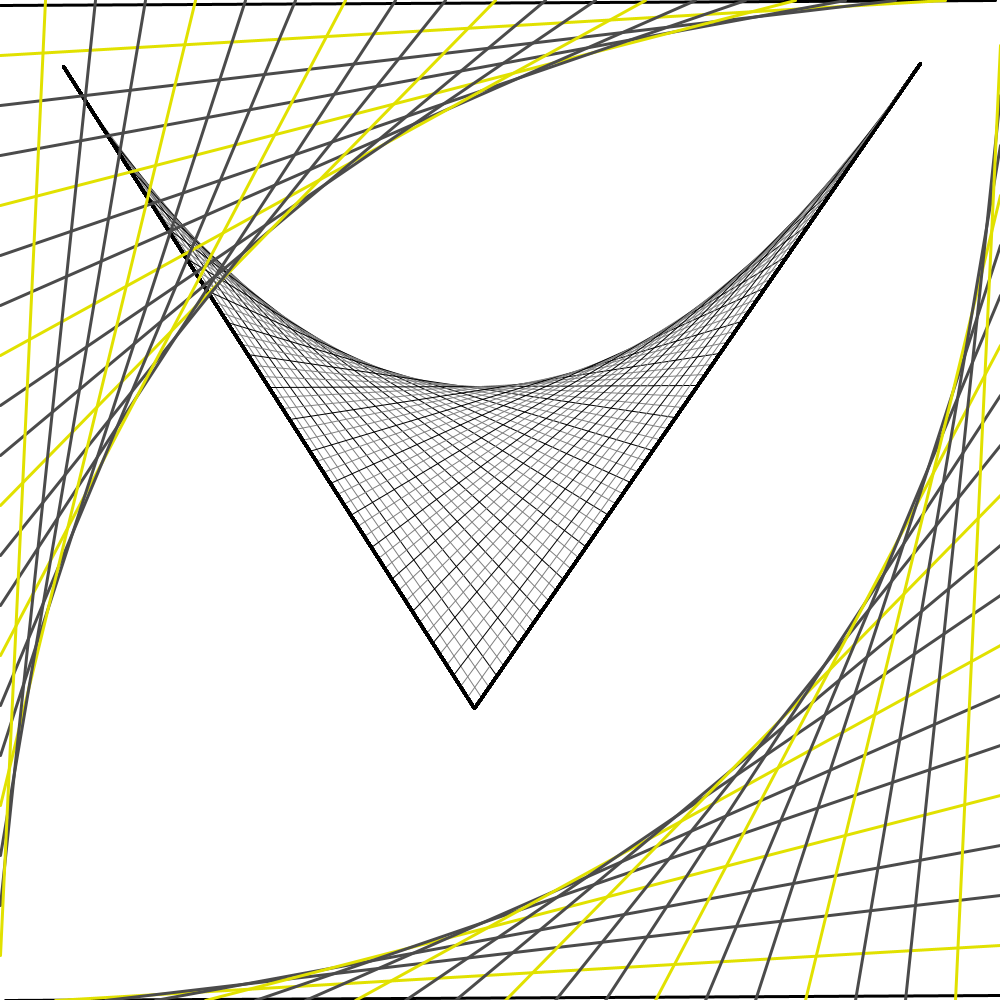
Frame 1 (no input)
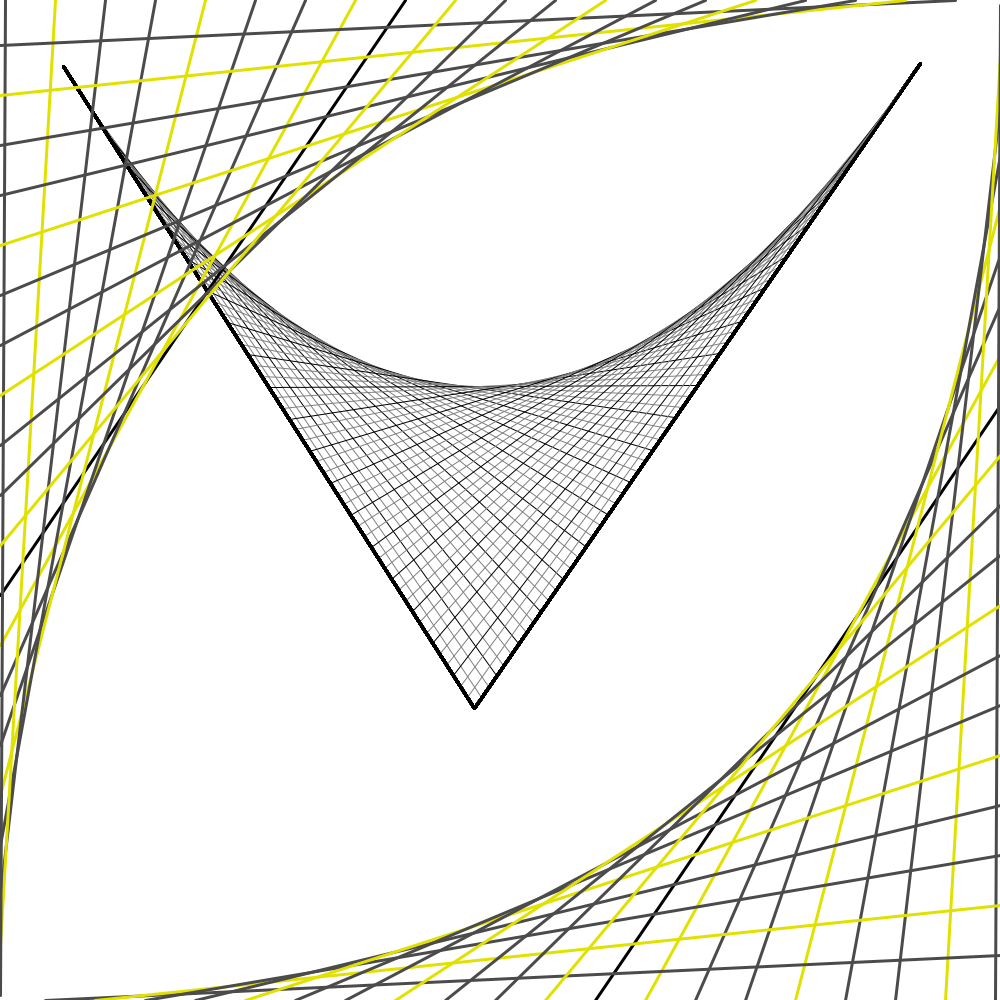
Frame 60 (the mouse pressed at the canvas centre just before this capture)
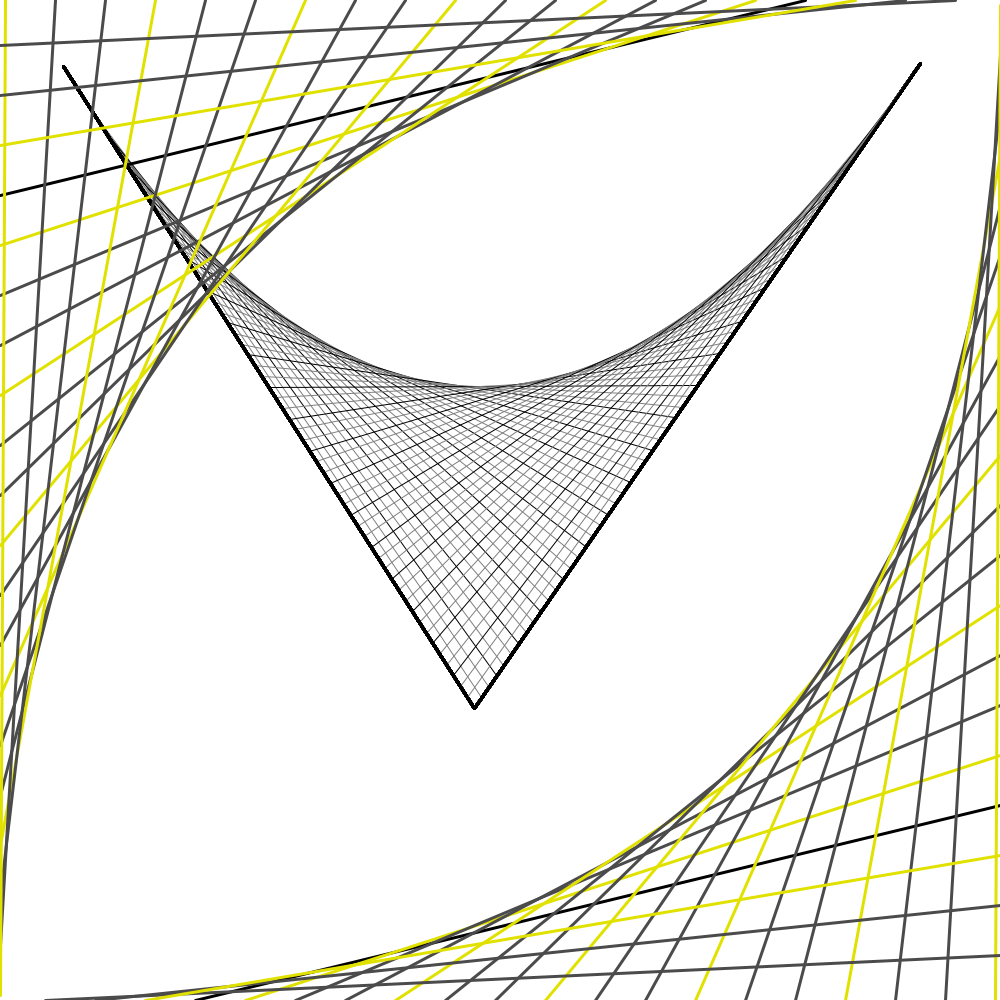
Frame 120 (the mouse held since frame 60 and released just before this capture)

The Processing sketch that drew these frames (run headless with seeded random() and noise(); from frame 60 on, the mouse is pressed at the canvas centre):

// Processing sketch: ParabolicCurves
// ── ParabolicCurves.pde
int lineDistance = 50;
int frame = 0;

void setup(){
  size(1000,1000);
  strokeWeight(1);
  background(255);
  stroke(0);
}

void draw(){

  parabolicCurve();
  background(255);
  LineCord yAxis = new LineCord(63, 66, 474 ,708);
  LineCord xAxis = new LineCord(yAxis.x2, yAxis.y2, 920, 63);
  int numberOfLines = 60;
  ParabolicCurve kurva = new ParabolicCurve(xAxis, yAxis, numberOfLines);
  kurva.drawParabolicCurve();

  parabolicCurve();

}


void parabolicCurve(){

  for(int i = 0; i < height; i += lineDistance){

    //line(0, i, i, height);
    line((i + frame) % height, height, width, height-(i + frame) % height);
    //line(i, 0, width, i);
    line(width-(i + frame) % height, 0, 0, (i + frame) % height);


    if(i % 3 == 0){
      stroke(225, 225, 0);
    } else {
      stroke(75, 75, 75);
    }
  }

  frame += 5;
}

// ── ParabolicCurvesClass.pde
public class ParabolicCurve {

  LineCord axisY = new LineCord();
  LineCord axisX = new LineCord();
  int numberOfLines;

  public ParabolicCurve(LineCord axisX, LineCord axisY, int setNumberOfLines){

    this.axisX = axisX;
    this.axisY = axisY;
    numberOfLines = setNumberOfLines;
  }

  public void drawParabolicCurve(){
        float xDistanceForX = (axisX.x2 - axisX.x1)/numberOfLines;
        float yDistanceForX = (axisX.y2 - axisX.y1)/numberOfLines;

        float xDistanceForY = (axisY.x2 - axisY.x1)/numberOfLines;
        float yDistanceForY = (axisY.y2 - axisY.y1)/numberOfLines;


        for(int i = 0; i < numberOfLines; i++){

          strokeWeight(1);

          if(i % 3 == 0){
            stroke(0);
          } else {
            stroke(128);
          }

          float lineX1 = axisX.x1 + (i * xDistanceForX);
          float lineY1 = axisX.y1 + (i * yDistanceForX);

          float lineX2 = axisY.x1 + (i * xDistanceForY);
          float lineY2 = axisY.y1 + (i * yDistanceForY);

          line(lineX1, lineY1, lineX2, lineY2);

          stroke(0);
          strokeWeight(3);
          line(axisX.x1, axisX.y1, axisX.x2, axisX.y2);
          line(axisY.x1, axisY.y1, axisY.x2, axisY.y2);
      }
  }
}

public class LineCord{
  float x1;
  float y1;
  float x2;
  float y2;

  public LineCord(float x1, float y1, float x2, float y2){
    this.x1 = x1;
    this.y1 = y1;
    this.x2 = x2;
    this.y2 = y2;
  }

  public LineCord(){
    this.x1 = 0;
    this.y1 = 0;
    this.x2 = 0;
    this.y2 = 0;
  }
}
